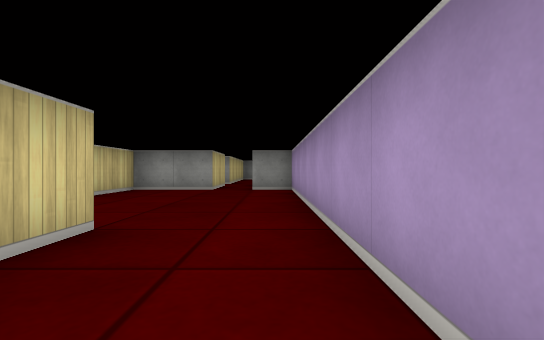
[1] (above)

17 first-person views from a walk through a cub3D ray-caster map. The camera is about half as high as the walls, looks level and sees 85° across. The floor is counted in squares. Each view is taken from the middle of a square. On the plan, view 1 faces up. The plan holds only what a view shows up to about 9 squares ahead; the rest is blank.

[2]
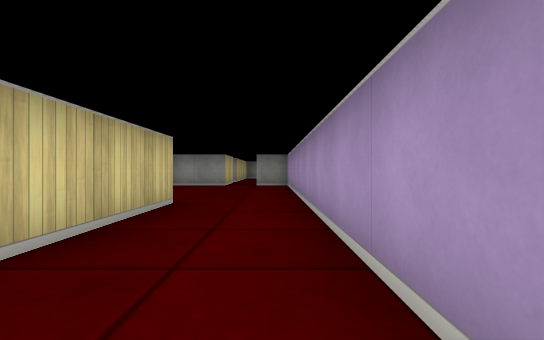

[3]
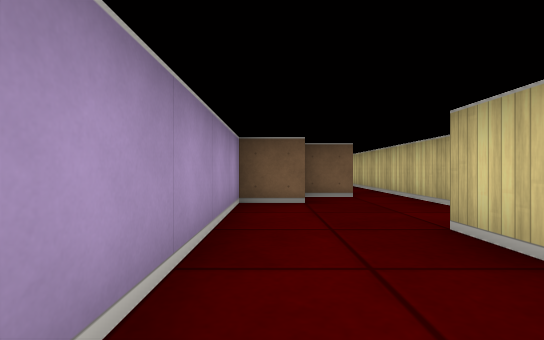

[4]
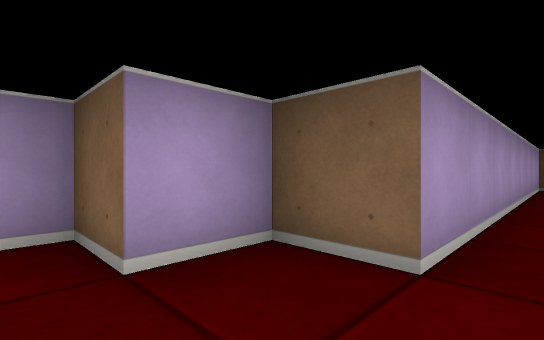

[5]
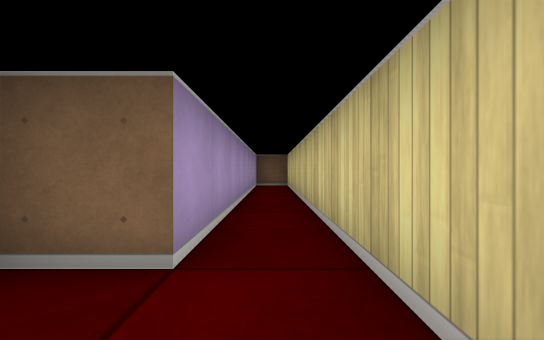

[6]
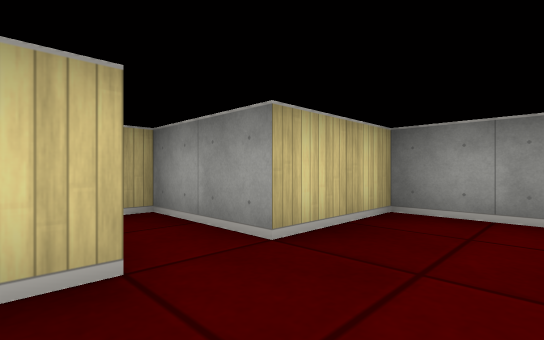

[7]
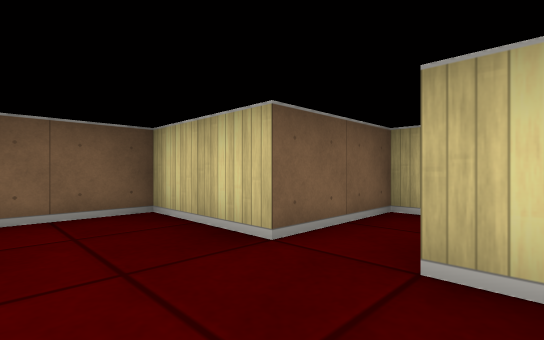

[8]
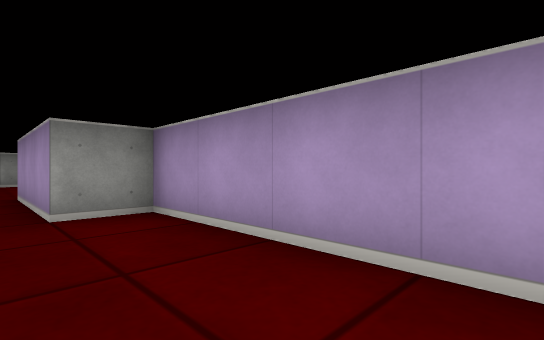

[9]
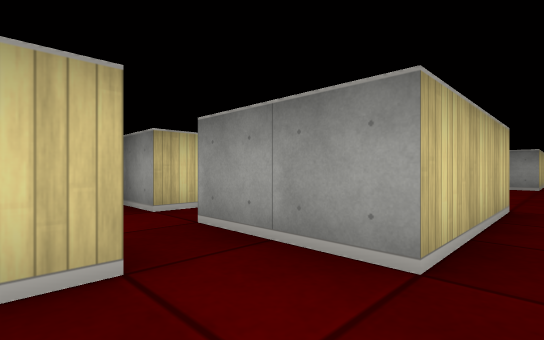

[10]
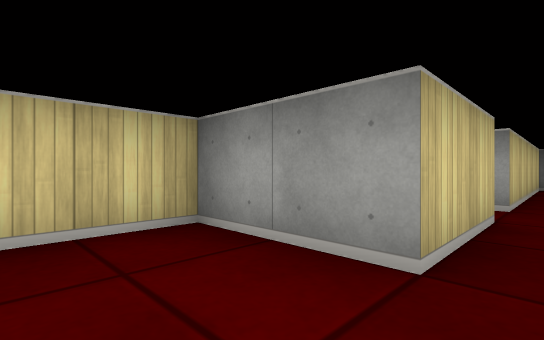

[11]
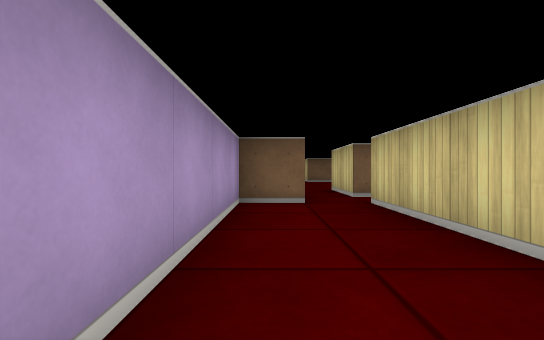

[12]
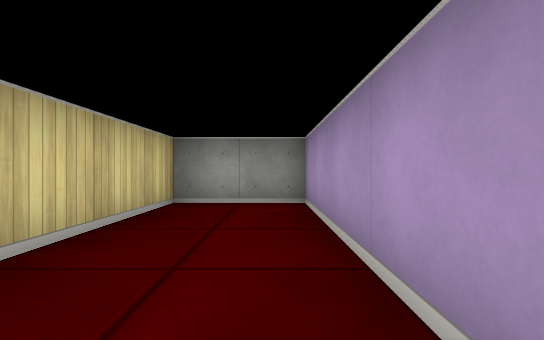

[13]
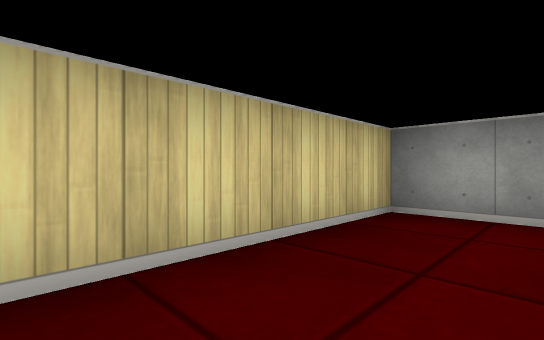

[14]
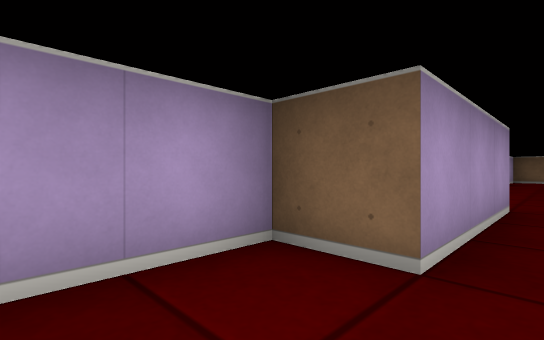

[15]
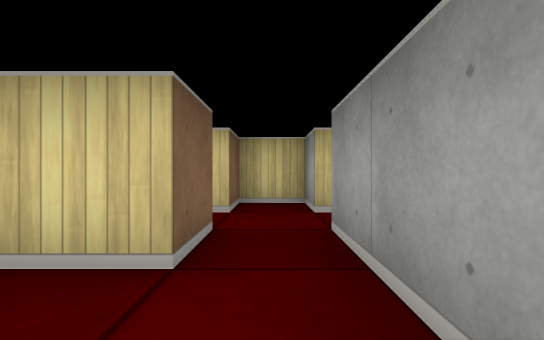

[16]
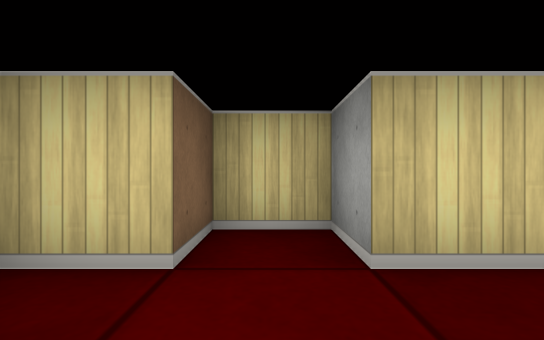

[17]
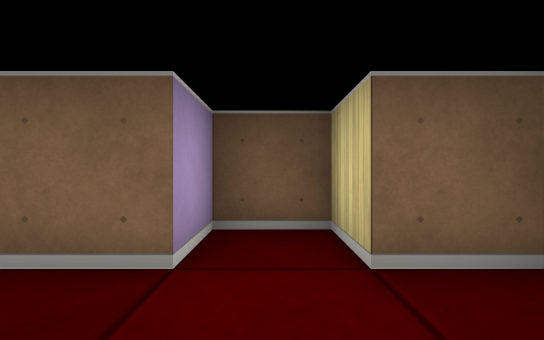

### Floor plan
Ten units are one square. View 1 is at (0, 0); x grows to the right and y downward. Boxes are objects, and circles mark ways between rooms. Rooms are numbered by the first view taken in them; rooms with no view inside come last. Other rooms are left out.
<svg viewBox="-60 -160 70 277">
<path fill="none" stroke="#000" d="M-15 -25 -15 5 -35 5M-35 15 -25 15 -25 108M-15 -75 -35 -75 -35 -55 -55 -55 -55 -45 -35 -45 -35 -25 -21 -25M-15 112 -15 35 -5 35 -5 25 5 25 5 -75 -5 -75M-15 -95 -15 -75M-5 -75 -5 -105 5 -105 5 -155 -15 -155 -15 -105M-45 -4 -45 5 -55 5 -55 15 -45 15 -45 25 -35 25 -35 15"/>
<circle cx="-10" cy="-85" r="3" fill="#2a7"/>
<circle cx="-30" cy="10" r="3" fill="#2a7"/>
<text x="-10" y="-10">1</text>
<text x="-10" y="-120">2</text>
<text x="-40" y="10">3</text>
</svg>
Room 1 opens to room 2. Room 1 opens to room 3.

Where each view was taken, in squares from view 1:
view 1: 0 up, 0 right, facing up
view 2: 2 down, 0 right, facing up
view 3: 2 up, 0 right, facing down
view 4: 2 down, 2 left, facing down-right
view 5: 2 down, 2 left, facing down
view 6: 4 up, 2 left, facing up-left
view 7: 6 up, 2 left, facing down-left
view 8: 4 up, 1 left, facing up-right
view 9: 2 down, 1 left, facing up-left
view 10: 6 up, 1 left, facing up-left
view 11: 15 up, 0 right, facing down
view 12: 11 up, 0 right, facing up
view 13: 12 up, 0 right, facing up-left
view 14: 12 up, 1 left, facing down-right
view 15: 1 down, 1 left, facing left
view 16: 1 down, 3 left, facing left
view 17: 0 up, 4 left, facing down
